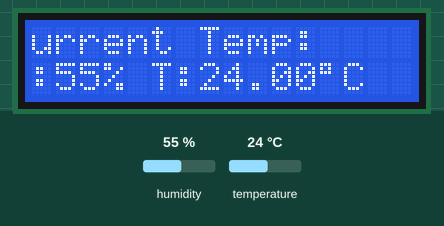
This sketch was run on a simulated Arduino Uno, built with avr-gcc and run on an emulated ATmega328P. On the bench: 16×2 character LCD. Inputs (shaded band) come from the test bench; at power-on: humidity 55 %, temperature 24 °C. What the sketch prints to the serial monitor is not drawn.

Above: at 2.2 s.
At 8.7 s:
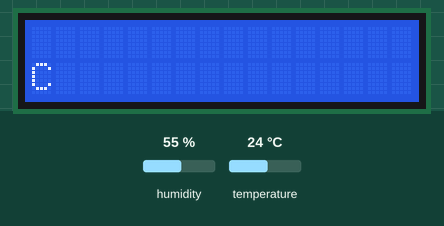
At 15.2 s:
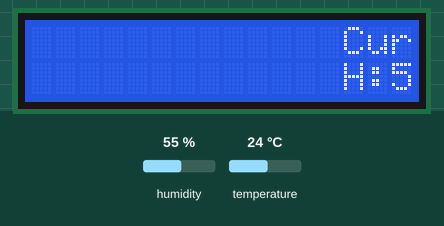
At 21.7 s:
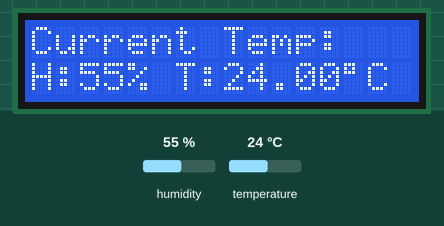
At 30.3 s:
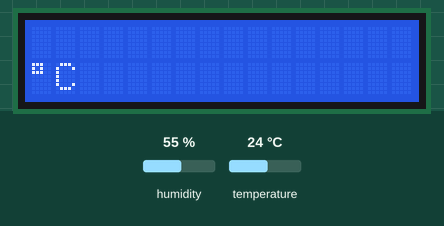
At 39.3 s:
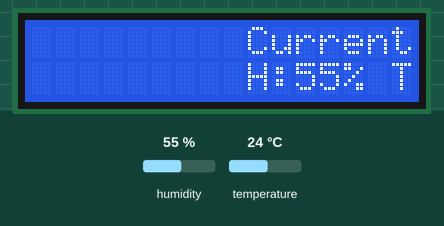

Measured:
- what the display in image 0 shows lasts 0.5 s, from 2.1 s to 2.6 s
- what the display in image 3 shows lasts 2.5 s, from 21.7 s to 24.2 s

The sketch:

DHT11.ino
```cpp
#include <DHT.h>
#include <Wire.h>
#include <LiquidCrystal_I2C.h>

LiquidCrystal_I2C lcd(0x27, 2, 1, 0, 4, 5, 6, 7, 3, POSITIVE);  // SET I2C Address

#define DHTPIN 8 // Defines pin number to which the sensor is connected

// Uncomment whatever type you're using!
#define DHTTYPE DHT11   // DHT 11
//#define DHTTYPE DHT22   // DHT 22  (AM2302), AM2321
//#define DHTTYPE DHT21   // DHT 21 (AM2301)

// Initialize DHT sensor.
// Note that older versions of this library took an optional third parameter to
// tweak the timings for faster processors.  This parameter is no longer needed
// as the current DHT reading algorithm adjusts itself to work on faster procs.
DHT dht(DHTPIN, DHTTYPE);

int incomingByte = 0;

void setup() {
  Serial.begin(9600);
  lcd.begin(16,2);  // Initialinze LCD.
  lcd.backlight(); // makes Backligh ON.
}
void loop() {
  // Wait a few seconds between measurements.
  delay(2000); // Delays 2 secods, as the DHT22 sampling rate is 0.5Hz
// Reading temperature or humidity takes about 250 milliseconds!
  // Sensor readings may also be up to 2 seconds 'old' (its a very slow sensor)
  float h = dht.readHumidity();
  // Read temperature as Celsius (the default)
  float t = dht.readTemperature();
  // Read temperature as Fahrenheit (isFahrenheit = true)
  float f = dht.readTemperature(true);
 lcd.setCursor(0,0); // Sets the location at which subsequent text written to the LCD will be displayed
  // Check if any reads failed and exit early (to try again).
  if (isnan(h) || isnan(t) || isnan(f)) {
    Serial.println(F("Failed to read from DHT sensor!"));
    return;
  }

  // Compute heat index in Fahrenheit (the default)
  //float hif = dht.computeHeatIndex(f, h);
  // Compute heat index in Celsius (isFahreheit = false)
  //float hic = dht.computeHeatIndex(t, h, false);

  Serial.print(F("Humidity: "));
  Serial.print(h);
  Serial.print(F("%  Temperature: "));
  Serial.print(t);
  Serial.print(F("°C "));
  Serial.print(f);

  lcd.clear();     // Clears LCD
  lcd.home();      // Sets cursor at Column 0 and Line 0
  lcd.print("Current Temp:");
  lcd.setCursor(0,1);
  lcd.print("H:");
  lcd.print(round(h));
  lcd.print("%");
  lcd.print(" T:");
  lcd.print(t);
  lcd.print((char)223);
  lcd.print("C");


 for (int positionCounter = 0; positionCounter < 40; positionCounter++) {
    // scroll one position left:
    lcd.scrollDisplayLeft();
    // wait a bit:
    delay(500);
  }

//  Serial.print(F("°F  Heat index: "));
//  Serial.print(hic);
//  Serial.print(F("°C "));
//  Serial.print(hif);
//  Serial.println(F("°F"));

}
```
